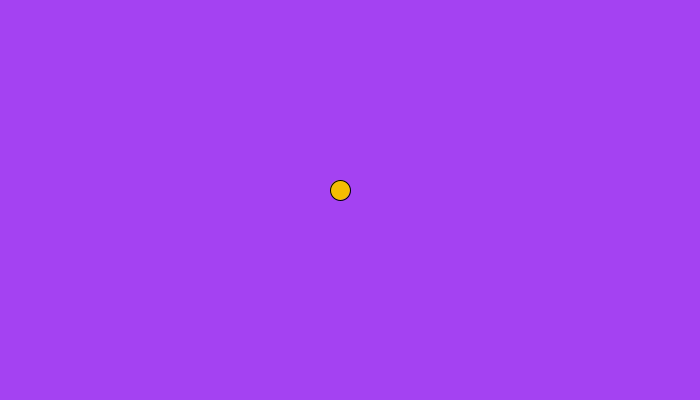
Frame 1 (no input)
Frame 60 (the mouse pressed at the canvas centre just before this capture): identical to frame 1, image omitted
Frame 120 (the mouse held since frame 60 and released just before this capture): identical to frame 1, image omitted

The Processing sketch that drew this single still picture (run headless with seeded random() and noise(); from frame 60 on, the mouse is pressed at the canvas centre):

// Processing sketch: ConstructorEncapsulated
// ── ConstructorEncapsulated.pde
//Global Variables and objects
Ball firstBall; //Both halfs of Constructor
color backgroundColor;
//
void setup() {
  size( 700, 400 );//width and height of canvas //fullscreen(); = size(displayWidth, displayHeight);
  /*ScreenSizeChecker(); //for landscape, portrait or square veiw 
  Automatically adjusts for screen rotaction or change*/
  firstBall = new Ball();
  backgroundColor = color(int(random(0, 255)), int(random(0,255)), int(random(0,255)));
}//end setup
//
void draw() {
  background(backgroundColor);
  firstBall.ballDraw();
}//end draw
//
void keyPressed() {}//end keyPressed
//
void mousePressed() {}//end mousepressed
//end ConstructorEncapsulated

// ── pongBall.pde
class Ball {
  //Global Variables
  float ballX, ballY, ballDiameter;
  float xVelocity, yVelocity;
  int xDircetion, YDirection;
  color ballColor;
  //Constructor
  Ball() {
    //This is "Ball myBall"
    int startX = (width/2);//middle of canvas
    int startY = (height/2);//middle of canvas
    int referentMeasures = (width<height) ? (width):(height) ; //ternary Operator
    //object variables //this is "new Ball()"
    ballDiameter = referentMeasures/20;
    ballX = startX-((ballDiameter)/2);
    ballY = startY-((ballDiameter)/2);
    ballColor = color(245, 189, 2); //RGB color
    xVelocity = width/width;
    yVelocity = height/height;
  }//end Ball hard coded constructor
  void animatingMovement() {
    ballX += (xVelocity);
    ballY += (yVelocity);
  }//end movement
  void ballDraw() {
    fill(ballColor);
    ellipse( ballX, ballY, ballDiameter, ballDiameter );
  }//end draw for ball constructor
  void ballBounce() {
    xDircetion = -1;
    YDirection = -1;
  }//end bouceBounce
}//end Ball
//end pongBall
